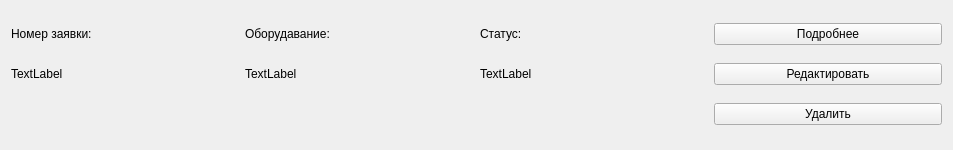
<?xml version="1.0" encoding="UTF-8"?>
<ui version="4.0">
 <class>ClientRequestWidget</class>
 <widget class="QWidget" name="ClientRequestWidget">
  <property name="geometry">
   <rect>
    <x>0</x>
    <y>0</y>
    <width>953</width>
    <height>150</height>
   </rect>
  </property>
  <property name="windowTitle">
   <string>ClientRequestWidget</string>
  </property>
  <layout class="QGridLayout" name="gridLayout">
   <item row="0" column="2">
    <widget class="QLabel" name="label_3">
     <property name="text">
      <string>Статус:</string>
     </property>
    </widget>
   </item>
   <item row="1" column="1">
    <widget class="QLabel" name="label_equipment">
     <property name="text">
      <string>TextLabel</string>
     </property>
    </widget>
   </item>
   <item row="2" column="3">
    <widget class="QPushButton" name="pushButton_delete">
     <property name="text">
      <string>Удалить</string>
     </property>
     <property name="autoDefault">
      <bool>false</bool>
     </property>
    </widget>
   </item>
   <item row="0" column="1">
    <widget class="QLabel" name="label_2">
     <property name="text">
      <string>Оборудавание:</string>
     </property>
    </widget>
   </item>
   <item row="0" column="0">
    <widget class="QLabel" name="label">
     <property name="text">
      <string>Номер заявки:</string>
     </property>
    </widget>
   </item>
   <item row="1" column="2">
    <widget class="QLabel" name="label_status">
     <property name="text">
      <string>TextLabel</string>
     </property>
    </widget>
   </item>
   <item row="0" column="3">
    <widget class="QPushButton" name="pushButton_more">
     <property name="text">
      <string>Подробнее</string>
     </property>
     <property name="autoDefault">
      <bool>false</bool>
     </property>
    </widget>
   </item>
   <item row="1" column="3">
    <widget class="QPushButton" name="pushButton_edit">
     <property name="text">
      <string>Редактировать</string>
     </property>
     <property name="autoDefault">
      <bool>false</bool>
     </property>
    </widget>
   </item>
   <item row="1" column="0">
    <widget class="QLabel" name="label_requestID">
     <property name="text">
      <string>TextLabel</string>
     </property>
    </widget>
   </item>
  </layout>
 </widget>
 <resources/>
 <connections/>
</ui>
